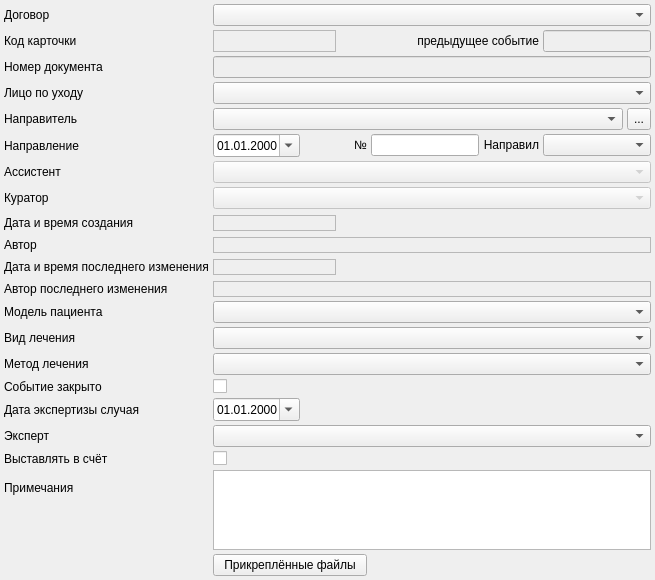
<?xml version="1.0" encoding="UTF-8"?>
<ui version="4.0">
 <class>EventNotesPageExWidget</class>
 <widget class="QWidget" name="EventNotesPageExWidget">
  <property name="geometry">
   <rect>
    <x>0</x>
    <y>0</y>
    <width>655</width>
    <height>580</height>
   </rect>
  </property>
  <property name="sizePolicy">
   <sizepolicy hsizetype="Preferred" vsizetype="Preferred">
    <horstretch>0</horstretch>
    <verstretch>0</verstretch>
   </sizepolicy>
  </property>
  <property name="windowTitle">
   <string>Form</string>
  </property>
  <layout class="QGridLayout" name="gridLayout_2">
   <property name="margin">
    <number>4</number>
   </property>
   <property name="spacing">
    <number>4</number>
   </property>
   <item row="10" column="0">
    <widget class="QLabel" name="lblEventModifyDateTime">
     <property name="text">
      <string>Дата и время последнего изменения</string>
     </property>
    </widget>
   </item>
   <item row="5" column="1">
    <widget class="CDateEdit" name="edtEventSrcDate">
     <property name="sizePolicy">
      <sizepolicy hsizetype="Maximum" vsizetype="Fixed">
       <horstretch>0</horstretch>
       <verstretch>0</verstretch>
      </sizepolicy>
     </property>
     <property name="displayFormat">
      <string>dd.MM.yyyy</string>
     </property>
     <property name="calendarPopup">
      <bool>true</bool>
     </property>
    </widget>
   </item>
   <item row="2" column="1" colspan="6">
    <widget class="QLineEdit" name="edtEventExternalIdValue">
     <property name="enabled">
      <bool>false</bool>
     </property>
    </widget>
   </item>
   <item row="12" column="0">
    <widget class="QLabel" name="lblPatientModel">
     <property name="text">
      <string>Модель пациента</string>
     </property>
     <property name="buddy">
      <cstring>cmbPatientModel</cstring>
     </property>
    </widget>
   </item>
   <item row="21" column="1" colspan="2">
    <widget class="CAttachButton" name="btnAttachedFiles">
     <property name="text">
      <string>Прикреплённые файлы</string>
     </property>
     <property name="flat">
      <bool>false</bool>
     </property>
    </widget>
   </item>
   <item row="5" column="2">
    <widget class="QLabel" name="lblN">
     <property name="sizePolicy">
      <sizepolicy hsizetype="Preferred" vsizetype="Fixed">
       <horstretch>0</horstretch>
       <verstretch>0</verstretch>
      </sizepolicy>
     </property>
     <property name="text">
      <string>№</string>
     </property>
     <property name="alignment">
      <set>Qt::AlignRight|Qt::AlignTrailing|Qt::AlignVCenter</set>
     </property>
    </widget>
   </item>
   <item row="8" column="1">
    <widget class="QLabel" name="lblEventCreateDateTimeValue">
     <property name="sizePolicy">
      <sizepolicy hsizetype="Preferred" vsizetype="Fixed">
       <horstretch>0</horstretch>
       <verstretch>0</verstretch>
      </sizepolicy>
     </property>
     <property name="frameShape">
      <enum>QFrame::StyledPanel</enum>
     </property>
     <property name="frameShadow">
      <enum>QFrame::Sunken</enum>
     </property>
     <property name="text">
      <string/>
     </property>
     <property name="textInteractionFlags">
      <set>Qt::LinksAccessibleByMouse|Qt::TextSelectableByMouse</set>
     </property>
    </widget>
   </item>
   <item row="9" column="1" colspan="6">
    <widget class="QLabel" name="lblEventCreatePersonValue">
     <property name="sizePolicy">
      <sizepolicy hsizetype="Preferred" vsizetype="Fixed">
       <horstretch>0</horstretch>
       <verstretch>0</verstretch>
      </sizepolicy>
     </property>
     <property name="frameShape">
      <enum>QFrame::StyledPanel</enum>
     </property>
     <property name="frameShadow">
      <enum>QFrame::Sunken</enum>
     </property>
     <property name="text">
      <string/>
     </property>
     <property name="textInteractionFlags">
      <set>Qt::LinksAccessibleByMouse|Qt::TextSelectableByMouse</set>
     </property>
    </widget>
   </item>
   <item row="4" column="6">
    <widget class="QToolButton" name="btnSelectRelegateOrg">
     <property name="sizePolicy">
      <sizepolicy hsizetype="Fixed" vsizetype="Ignored">
       <horstretch>0</horstretch>
       <verstretch>0</verstretch>
      </sizepolicy>
     </property>
     <property name="text">
      <string>...</string>
     </property>
    </widget>
   </item>
   <item row="1" column="0">
    <widget class="QLabel" name="lblEventId">
     <property name="text">
      <string>Код карточки</string>
     </property>
    </widget>
   </item>
   <item row="1" column="2" colspan="3">
    <widget class="QLabel" name="lblPrevEvent">
     <property name="sizePolicy">
      <sizepolicy hsizetype="Ignored" vsizetype="Preferred">
       <horstretch>1</horstretch>
       <verstretch>0</verstretch>
      </sizepolicy>
     </property>
     <property name="text">
      <string>предыдущее событие</string>
     </property>
     <property name="alignment">
      <set>Qt::AlignRight|Qt::AlignTrailing|Qt::AlignVCenter</set>
     </property>
    </widget>
   </item>
   <item row="2" column="0">
    <widget class="QLabel" name="lblEventExternalId">
     <property name="toolTip">
      <string>Внешний идентификатор записи</string>
     </property>
     <property name="text">
      <string>Номер документа</string>
     </property>
     <property name="buddy">
      <cstring>edtEventExternalIdValue</cstring>
     </property>
    </widget>
   </item>
   <item row="7" column="0">
    <widget class="QLabel" name="lblEventCuratorIdValue">
     <property name="text">
      <string>Куратор</string>
     </property>
     <property name="buddy">
      <cstring>cmbEventCurator</cstring>
     </property>
    </widget>
   </item>
   <item row="1" column="5" colspan="2">
    <widget class="QLineEdit" name="edtPrevEventInfo">
     <property name="enabled">
      <bool>false</bool>
     </property>
     <property name="sizePolicy">
      <sizepolicy hsizetype="Expanding" vsizetype="Fixed">
       <horstretch>0</horstretch>
       <verstretch>0</verstretch>
      </sizepolicy>
     </property>
    </widget>
   </item>
   <item row="4" column="0">
    <widget class="QLabel" name="lblRelegateOrg">
     <property name="text">
      <string>Направитель</string>
     </property>
     <property name="buddy">
      <cstring>cmbRelegateOrg</cstring>
     </property>
    </widget>
   </item>
   <item row="8" column="2" colspan="2">
    <spacer name="horizontalSpacer_2">
     <property name="orientation">
      <enum>Qt::Horizontal</enum>
     </property>
     <property name="sizeHint" stdset="0">
      <size>
       <width>175</width>
       <height>20</height>
      </size>
     </property>
    </spacer>
   </item>
   <item row="11" column="0">
    <widget class="QLabel" name="lblEventModifyPerson">
     <property name="text">
      <string>Автор последнего изменения</string>
     </property>
    </widget>
   </item>
   <item row="11" column="1" colspan="6">
    <widget class="QLabel" name="lblEventModifyPersonValue">
     <property name="sizePolicy">
      <sizepolicy hsizetype="Preferred" vsizetype="Fixed">
       <horstretch>0</horstretch>
       <verstretch>0</verstretch>
      </sizepolicy>
     </property>
     <property name="frameShape">
      <enum>QFrame::StyledPanel</enum>
     </property>
     <property name="frameShadow">
      <enum>QFrame::Sunken</enum>
     </property>
     <property name="text">
      <string/>
     </property>
     <property name="textInteractionFlags">
      <set>Qt::LinksAccessibleByMouse|Qt::TextSelectableByMouse</set>
     </property>
    </widget>
   </item>
   <item row="19" column="1" rowspan="2" colspan="6">
    <widget class="QTextEdit" name="edtEventNote"/>
   </item>
   <item row="3" column="1" colspan="6">
    <widget class="CClientRelationComboBoxPatron" name="cmbClientRelationConsents"/>
   </item>
   <item row="14" column="1" colspan="6">
    <widget class="CRBComboBox" name="cmbCureMethod"/>
   </item>
   <item row="7" column="1" colspan="6">
    <widget class="CPersonComboBoxEx" name="cmbEventCurator">
     <property name="enabled">
      <bool>false</bool>
     </property>
    </widget>
   </item>
   <item row="5" column="5" colspan="2">
    <widget class="CPersonComboBoxEx" name="cmbRelegatePerson">
     <property name="sizePolicy">
      <sizepolicy hsizetype="MinimumExpanding" vsizetype="Fixed">
       <horstretch>0</horstretch>
       <verstretch>0</verstretch>
      </sizepolicy>
     </property>
    </widget>
   </item>
   <item row="10" column="2" colspan="2">
    <spacer name="horizontalSpacer_3">
     <property name="orientation">
      <enum>Qt::Horizontal</enum>
     </property>
     <property name="sizeHint" stdset="0">
      <size>
       <width>175</width>
       <height>20</height>
      </size>
     </property>
    </spacer>
   </item>
   <item row="20" column="0" rowspan="2">
    <spacer name="verticalSpacer">
     <property name="orientation">
      <enum>Qt::Vertical</enum>
     </property>
     <property name="sizeHint" stdset="0">
      <size>
       <width>20</width>
       <height>152</height>
      </size>
     </property>
    </spacer>
   </item>
   <item row="6" column="1" colspan="6">
    <widget class="CPersonComboBoxEx" name="cmbEventAssistant">
     <property name="enabled">
      <bool>false</bool>
     </property>
    </widget>
   </item>
   <item row="1" column="1">
    <widget class="QLabel" name="lblEventIdValue">
     <property name="sizePolicy">
      <sizepolicy hsizetype="Expanding" vsizetype="Preferred">
       <horstretch>0</horstretch>
       <verstretch>0</verstretch>
      </sizepolicy>
     </property>
     <property name="frameShape">
      <enum>QFrame::StyledPanel</enum>
     </property>
     <property name="frameShadow">
      <enum>QFrame::Sunken</enum>
     </property>
     <property name="text">
      <string/>
     </property>
     <property name="textInteractionFlags">
      <set>Qt::LinksAccessibleByMouse|Qt::TextSelectableByMouse</set>
     </property>
    </widget>
   </item>
   <item row="5" column="0">
    <widget class="QLabel" name="lblRelegate">
     <property name="text">
      <string>Направление</string>
     </property>
    </widget>
   </item>
   <item row="4" column="1" colspan="5">
    <widget class="CPolyclinicComboBox" name="cmbRelegateOrg">
     <property name="enabled">
      <bool>true</bool>
     </property>
    </widget>
   </item>
   <item row="6" column="0">
    <widget class="QLabel" name="lblEventAssistantIdValue">
     <property name="text">
      <string>Ассистент</string>
     </property>
     <property name="buddy">
      <cstring>cmbEventAssistant</cstring>
     </property>
    </widget>
   </item>
   <item row="8" column="0">
    <widget class="QLabel" name="lblEventCreateDateTime">
     <property name="text">
      <string>Дата и время создания</string>
     </property>
    </widget>
   </item>
   <item row="15" column="0">
    <widget class="QLabel" name="lblIsClosed">
     <property name="text">
      <string>Событие закрыто</string>
     </property>
    </widget>
   </item>
   <item row="17" column="0">
    <widget class="QLabel" name="lblExpertPerson">
     <property name="text">
      <string>Эксперт</string>
     </property>
    </widget>
   </item>
   <item row="19" column="0">
    <widget class="QLabel" name="lblEventNote">
     <property name="sizePolicy">
      <sizepolicy hsizetype="Maximum" vsizetype="Preferred">
       <horstretch>0</horstretch>
       <verstretch>0</verstretch>
      </sizepolicy>
     </property>
     <property name="text">
      <string>Примечания</string>
     </property>
     <property name="alignment">
      <set>Qt::AlignLeading|Qt::AlignLeft|Qt::AlignVCenter</set>
     </property>
     <property name="buddy">
      <cstring>edtEventNote</cstring>
     </property>
    </widget>
   </item>
   <item row="16" column="0">
    <widget class="QLabel" name="lblExpertiseDate">
     <property name="text">
      <string>Дата экспертизы случая</string>
     </property>
    </widget>
   </item>
   <item row="10" column="1">
    <widget class="QLabel" name="lblEventModifyDateTimeValue">
     <property name="sizePolicy">
      <sizepolicy hsizetype="Preferred" vsizetype="Fixed">
       <horstretch>0</horstretch>
       <verstretch>0</verstretch>
      </sizepolicy>
     </property>
     <property name="frameShape">
      <enum>QFrame::StyledPanel</enum>
     </property>
     <property name="frameShadow">
      <enum>QFrame::Sunken</enum>
     </property>
     <property name="text">
      <string/>
     </property>
     <property name="textInteractionFlags">
      <set>Qt::LinksAccessibleByMouse|Qt::TextSelectableByMouse</set>
     </property>
    </widget>
   </item>
   <item row="9" column="0">
    <widget class="QLabel" name="lblEventCreatePerson">
     <property name="text">
      <string>Автор</string>
     </property>
    </widget>
   </item>
   <item row="5" column="4">
    <widget class="QLabel" name="lblRelegatePerson">
     <property name="sizePolicy">
      <sizepolicy hsizetype="Maximum" vsizetype="Fixed">
       <horstretch>1</horstretch>
       <verstretch>0</verstretch>
      </sizepolicy>
     </property>
     <property name="text">
      <string>Направил</string>
     </property>
     <property name="alignment">
      <set>Qt::AlignRight|Qt::AlignTrailing|Qt::AlignVCenter</set>
     </property>
    </widget>
   </item>
   <item row="13" column="0">
    <widget class="QLabel" name="lblCureType">
     <property name="text">
      <string>Вид лечения</string>
     </property>
     <property name="buddy">
      <cstring>cmbCureType</cstring>
     </property>
    </widget>
   </item>
   <item row="3" column="0">
    <widget class="QLabel" name="lblClientRelationConsents">
     <property name="text">
      <string>Лицо по уходу</string>
     </property>
    </widget>
   </item>
   <item row="16" column="1">
    <widget class="CDateEdit" name="edtExpertiseDate">
     <property name="sizePolicy">
      <sizepolicy hsizetype="Maximum" vsizetype="Fixed">
       <horstretch>0</horstretch>
       <verstretch>0</verstretch>
      </sizepolicy>
     </property>
     <property name="displayFormat">
      <string>dd.MM.yyyy</string>
     </property>
     <property name="calendarPopup">
      <bool>true</bool>
     </property>
    </widget>
   </item>
   <item row="16" column="2" colspan="2">
    <spacer name="horizontalSpacer">
     <property name="orientation">
      <enum>Qt::Horizontal</enum>
     </property>
     <property name="sizeHint" stdset="0">
      <size>
       <width>175</width>
       <height>20</height>
      </size>
     </property>
    </spacer>
   </item>
   <item row="13" column="1" colspan="6">
    <widget class="CRBComboBox" name="cmbCureType"/>
   </item>
   <item row="17" column="1" colspan="6">
    <widget class="CPersonComboBoxEx" name="cmbExpertPerson"/>
   </item>
   <item row="15" column="1" colspan="4">
    <widget class="CROCheckBox" name="chkIsClosed">
     <property name="text">
      <string/>
     </property>
    </widget>
   </item>
   <item row="5" column="3">
    <widget class="QLineEdit" name="edtEventSrcNumber">
     <property name="sizePolicy">
      <sizepolicy hsizetype="MinimumExpanding" vsizetype="Fixed">
       <horstretch>0</horstretch>
       <verstretch>0</verstretch>
      </sizepolicy>
     </property>
    </widget>
   </item>
   <item row="14" column="0">
    <widget class="QLabel" name="lblCureMethod">
     <property name="text">
      <string>Метод лечения</string>
     </property>
     <property name="buddy">
      <cstring>cmbCureMethod</cstring>
     </property>
    </widget>
   </item>
   <item row="0" column="1" colspan="6">
    <widget class="CContractComboBox" name="cmbContract"/>
   </item>
   <item row="0" column="0">
    <widget class="QLabel" name="lblContract">
     <property name="text">
      <string>Договор</string>
     </property>
    </widget>
   </item>
   <item row="12" column="1" colspan="6">
    <widget class="CPatientModelComboBox" name="cmbPatientModel"/>
   </item>
   <item row="18" column="0">
    <widget class="QLabel" name="lblExpose">
     <property name="text">
      <string>Выставлять в счёт</string>
     </property>
    </widget>
   </item>
   <item row="18" column="1">
    <widget class="CROCheckBox" name="chkExpose">
     <property name="text">
      <string/>
     </property>
    </widget>
   </item>
  </layout>
 </widget>
 <customwidgets>
  <customwidget>
   <class>CRBComboBox</class>
   <extends>QComboBox</extends>
   <header>library/crbcombobox.h</header>
  </customwidget>
  <customwidget>
   <class>CDateEdit</class>
   <extends>QDateEdit</extends>
   <header>library/DateEdit</header>
  </customwidget>
  <customwidget>
   <class>CPersonComboBoxEx</class>
   <extends>QComboBox</extends>
   <header>Orgs/PersonComboBoxEx.h</header>
  </customwidget>
  <customwidget>
   <class>CPolyclinicComboBox</class>
   <extends>QComboBox</extends>
   <header>Orgs/OrgComboBox.h</header>
  </customwidget>
  <customwidget>
   <class>CAttachButton</class>
   <extends>QPushButton</extends>
   <header>library/Attach/AttachButton.h</header>
  </customwidget>
  <customwidget>
   <class>CPatientModelComboBox</class>
   <extends>QComboBox</extends>
   <header>Events/widgets/PatientModelComboBox.h</header>
  </customwidget>
  <customwidget>
   <class>CClientRelationComboBoxPatron</class>
   <extends>QComboBox</extends>
   <header>Registry/Utils.h</header>
  </customwidget>
  <customwidget>
   <class>CContractComboBox</class>
   <extends>QComboBox</extends>
   <header>Orgs/OrgComboBox.h</header>
  </customwidget>
  <customwidget>
   <class>CROCheckBox</class>
   <extends>QCheckBox</extends>
   <header>library/ROCheckBox.h</header>
  </customwidget>
 </customwidgets>
 <tabstops>
  <tabstop>cmbContract</tabstop>
  <tabstop>edtPrevEventInfo</tabstop>
  <tabstop>edtEventExternalIdValue</tabstop>
  <tabstop>cmbClientRelationConsents</tabstop>
  <tabstop>cmbRelegateOrg</tabstop>
  <tabstop>btnSelectRelegateOrg</tabstop>
  <tabstop>edtEventSrcDate</tabstop>
  <tabstop>edtEventSrcNumber</tabstop>
  <tabstop>cmbRelegatePerson</tabstop>
  <tabstop>cmbEventAssistant</tabstop>
  <tabstop>cmbEventCurator</tabstop>
  <tabstop>cmbPatientModel</tabstop>
  <tabstop>cmbCureType</tabstop>
  <tabstop>cmbCureMethod</tabstop>
  <tabstop>chkIsClosed</tabstop>
  <tabstop>edtExpertiseDate</tabstop>
  <tabstop>cmbExpertPerson</tabstop>
  <tabstop>edtEventNote</tabstop>
  <tabstop>btnAttachedFiles</tabstop>
 </tabstops>
 <resources/>
 <connections/>
</ui>
